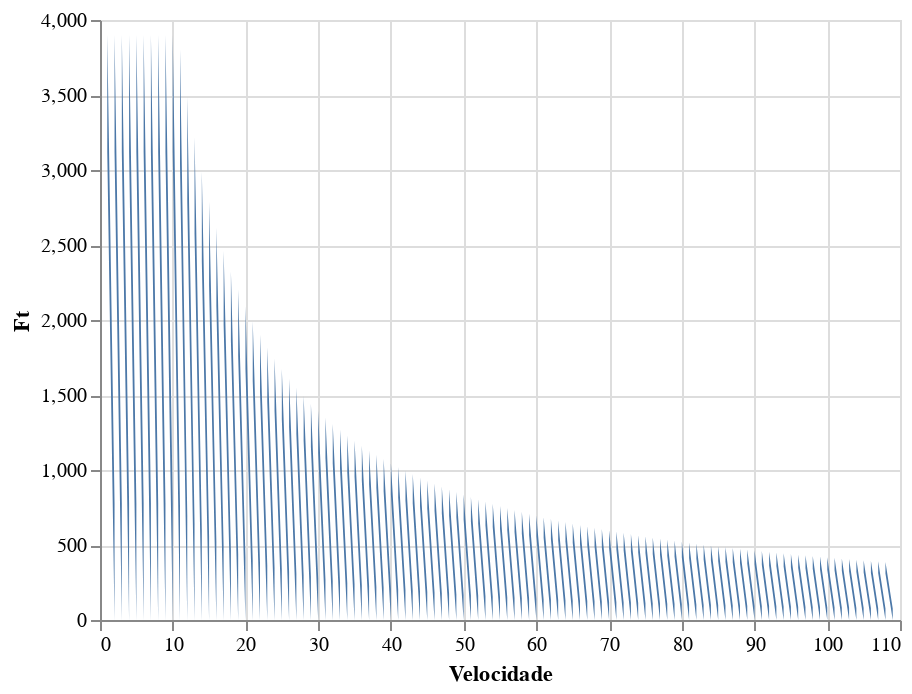

Notebook source saved alongside this figure:
### Code cell
alt.Chart(data).mark_area().encode(
    x='Velocidade',
    y='Ft')

### Figure 1 — Vega-Lite specification as saved in the notebook (floating-point values rounded to 4 significant figures; data arrays with more than 128 entries replaced by an {"elided": "..."} marker saying what was removed)
{"$schema": "https://vega.github.io/schema/vega-lite/v2.6.0.json", "config": {"view": {"height": 300, "width": 400}}, "data": {"name": "data-0d7b234975e02e6c38ad48051f200d0f"}, "datasets": {"data-0d7b234975e02e6c38ad48051f200d0f": {"elided": "545 records"}}, "encoding": {"x": {"field": "Velocidade", "type": "quantitative"}, "y": {"field": "Ft", "type": "quantitative"}}, "mark": "area"}
